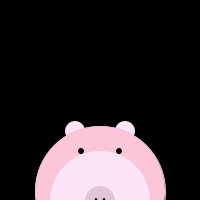
Frame 1 (no input)
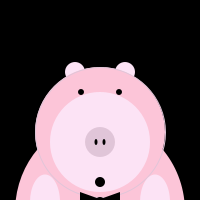
Frame 60 (the mouse pressed at the canvas centre just before this capture)
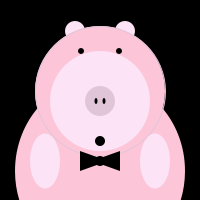
Frame 120 (the mouse held since frame 60 and released just before this capture)

The Processing sketch that drew these frames (run headless with seeded random() and noise(); from frame 60 on, the mouse is pressed at the canvas centre):

// Processing sketch: processing_18017
// ── processing_18017.pde

boolean pig = false;

float pigX = 100;
float pigY = 200;
float pigXspeed = 1;
float pigYspeed = 1;
float state = 0;

int darkpinkR = 252;
int darkpinkG = 197;
int darkpinkB = 216;

int pinkR = 252;
int pinkG = 227;
int pinkB = 245;

int black = 0;
int white = 255;
int lightR = 99;
int lightG = 228;
int lightB = 252;

int noseR = 224;
int noseG = 197;
int noseB = 216;

int blushR = 219;
int blushG = 87;
int blushB = 87;

int bodyWidth = 170;
int bodyHeight = 185;

int earsDiam = 20;
int backheadDiam = 130;
int faceDiam = 100;
int noseDiam = 30;
int noseholesWidth = 3;
int noseholesHeight = 6;

int eyesDiam = 6;
int pupilsDiam = 14;
int handsWidth = 30;
int handsHeight = 55;
int mouthDiam = 10;
int bowtieDiam = 10;
int cheekDiam = 15;

void setup() {
  size (200,200);
  smooth();
}

void draw() {
      if (state == 0) {
    pigY = pigY + pigYspeed;
    if (pigY > height) {
    pigYspeed = pigYspeed * -1;
    state = 1;
    }
  } else if (state == 1) {
      pigY = pigY + pigYspeed;
      if (pigY == 100) {
      pigYspeed = pigYspeed * 1;
      state = 2;
      }
  }
  else if (state == 2) {
    pigY = pigY-pigYspeed;
    if (pigY < height);
    pigYspeed = pigYspeed * -1;
    state = 3;
  }
    if (mouseX > pigX && mouseX < pigX+width && mouseY > pigY && mouseY< pigY+height && mousePressed) {
    pig = true;
  } else {
    pig = false;
  }
   if(pig) {
    background(lightR,lightG,lightB);
//body
noStroke();
fill(darkpinkR,darkpinkG,darkpinkB);
ellipse(pigX,pigY+70,bodyWidth,bodyHeight);

//ears
noStroke();
fill(pinkR,pinkG,pinkB);
ellipse(pigX-25,pigY-70,earsDiam,earsDiam);
ellipse(pigX+25,pigY-70,earsDiam,earsDiam);

//back head
stroke(noseR,noseG,noseB);
fill(darkpinkR,darkpinkG,darkpinkB);
ellipse(pigX,pigY-10,backheadDiam,backheadDiam);

//inner head circle
noStroke();
fill(pinkR,pinkG,pinkB);
ellipse(pigX,pigY,faceDiam,faceDiam);

//nose
noStroke();
fill(noseR,noseG,noseB);
ellipse(pigX,pigY,noseDiam,noseDiam);

//nouse holes
fill(black);
ellipse(pigX-4,pigY,noseholesWidth,noseholesHeight);
ellipse(pigX+4,pigY,noseholesWidth,noseholesHeight);

//pupils
fill(white);
ellipse(pigX-19,pigY-52,pupilsDiam,pupilsDiam);
ellipse(pigX+19,pigY-52,pupilsDiam,pupilsDiam);

//eyes
fill(black);
ellipse(pigX-19,pigY-51,eyesDiam,eyesDiam);
ellipse(pigX+19,pigY-51,eyesDiam,eyesDiam);

//hands
noStroke();
fill(pinkR,pinkG,pinkB);
ellipse(pigX-55,pigY+40,handsWidth,handsHeight);
ellipse(pigX+55,pigY+40,handsWidth,handsHeight);

//mouth
noStroke();
fill(black);
ellipse(pigX,pigY+40,mouthDiam,mouthDiam);

//bowtie
noStroke();
fill(black);
triangle(pigX+20,pigY+50,pigX+20,pigY+70,pigX-8,pigY+60);
triangle(pigX-20,pigY+50,pigX-20,pigY+70,pigX+8,pigY+60);
ellipse(pigX,pigY+60,bowtieDiam,bowtieDiam);

//blushing cheeks
fill(blushR,blushG,blushB);
ellipse(pigX+30,pigY,cheekDiam,cheekDiam);
ellipse(pigX-30,pigY,cheekDiam,cheekDiam);
  } else{
    background(0);
    noStroke();
//body
noStroke();
fill(darkpinkR,darkpinkG,darkpinkB);
ellipse(pigX,pigY+70,bodyWidth,bodyHeight);

//ears
noStroke();
fill(pinkR,pinkG,pinkB);
ellipse(pigX-25,pigY-70,earsDiam,earsDiam);
ellipse(pigX+25,pigY-70,earsDiam,earsDiam);

//back head
stroke(noseR,noseG,noseB);
fill(darkpinkR,darkpinkG,darkpinkB);
ellipse(pigX,pigY-10,backheadDiam,backheadDiam);

//inner head circle
noStroke();
fill(pinkR,pinkG,pinkB);
ellipse(pigX,pigY,faceDiam,faceDiam);

//nose
noStroke();
fill(noseR,noseG,noseB);
ellipse(pigX,pigY,noseDiam,noseDiam);

//nouse holes
fill(black);
ellipse(pigX-4,pigY,noseholesWidth,noseholesHeight);
ellipse(pigX+4,pigY,noseholesWidth,noseholesHeight);

//eyes
fill(black);
ellipse(pigX-19,pigY-50,eyesDiam,eyesDiam);
ellipse(pigX+19,pigY-50,eyesDiam,eyesDiam);

//hands
noStroke();
fill(pinkR,pinkG,pinkB);
ellipse(pigX-55,pigY+60,handsWidth,handsHeight);
ellipse(pigX+55,pigY+60,handsWidth,handsHeight);

//mouth
noStroke();
fill(black);
ellipse(pigX,pigY+40,mouthDiam,mouthDiam);

//bowtie
noStroke();
fill(black);
triangle(pigX+20,pigY+50,pigX+20,pigY+70,pigX-8,pigY+60);
triangle(pigX-20,pigY+50,pigX-20,pigY+70,pigX+8,pigY+60);
ellipse(pigX,pigY+60,bowtieDiam,bowtieDiam);


}}
